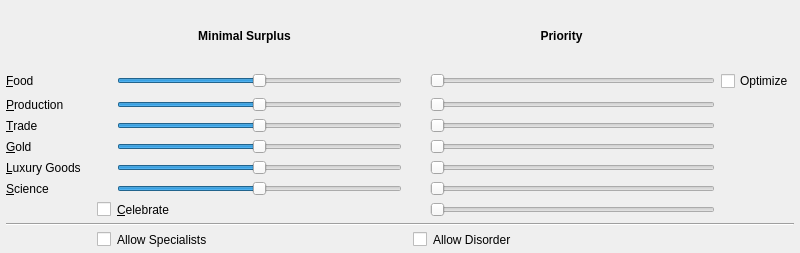
<?xml version="1.0" encoding="UTF-8"?>
<ui version="4.0">
 <class>governor_widget</class>
 <widget class="QWidget" name="governor_widget">
  <property name="geometry">
   <rect>
    <x>0</x>
    <y>0</y>
    <width>800</width>
    <height>253</height>
   </rect>
  </property>
  <layout class="QGridLayout" name="gridLayout" columnminimumwidth="0,24,0,16,0,0">
   <property name="leftMargin">
    <number>6</number>
   </property>
   <property name="topMargin">
    <number>6</number>
   </property>
   <property name="rightMargin">
    <number>6</number>
   </property>
   <property name="bottomMargin">
    <number>6</number>
   </property>
   <item row="4" column="1">
    <widget class="QLabel" name="gold_surplus_label">
     <property name="alignment">
      <set>Qt::AlignRight|Qt::AlignTrailing|Qt::AlignVCenter</set>
     </property>
    </widget>
   </item>
   <item row="5" column="4">
    <widget class="QSlider" name="luxury_goods_priority">
     <property name="maximum">
      <number>25</number>
     </property>
     <property name="pageStep">
      <number>1</number>
     </property>
     <property name="sliderPosition">
      <number>0</number>
     </property>
     <property name="orientation">
      <enum>Qt::Horizontal</enum>
     </property>
    </widget>
   </item>
   <item row="1" column="3">
    <widget class="QLabel" name="food_priority_label">
     <property name="alignment">
      <set>Qt::AlignRight|Qt::AlignTrailing|Qt::AlignVCenter</set>
     </property>
    </widget>
   </item>
   <item row="5" column="3">
    <widget class="QLabel" name="luxury_goods_priority_label">
     <property name="alignment">
      <set>Qt::AlignRight|Qt::AlignTrailing|Qt::AlignVCenter</set>
     </property>
    </widget>
   </item>
   <item row="3" column="4">
    <widget class="QSlider" name="trade_priority">
     <property name="maximum">
      <number>25</number>
     </property>
     <property name="pageStep">
      <number>1</number>
     </property>
     <property name="sliderPosition">
      <number>0</number>
     </property>
     <property name="orientation">
      <enum>Qt::Horizontal</enum>
     </property>
    </widget>
   </item>
   <item row="3" column="0">
    <widget class="QLabel" name="label_3">
     <property name="text">
      <string>&amp;Trade</string>
     </property>
     <property name="buddy">
      <cstring>trade_surplus</cstring>
     </property>
    </widget>
   </item>
   <item row="2" column="1">
    <widget class="QLabel" name="production_surplus_label">
     <property name="alignment">
      <set>Qt::AlignRight|Qt::AlignTrailing|Qt::AlignVCenter</set>
     </property>
    </widget>
   </item>
   <item row="0" column="3" colspan="2">
    <widget class="QLabel" name="label_9">
     <property name="font">
      <font>
       <weight>75</weight>
       <bold>true</bold>
      </font>
     </property>
     <property name="text">
      <string>Priority</string>
     </property>
     <property name="alignment">
      <set>Qt::AlignCenter</set>
     </property>
    </widget>
   </item>
   <item row="1" column="4">
    <widget class="QSlider" name="food_priority">
     <property name="maximum">
      <number>25</number>
     </property>
     <property name="pageStep">
      <number>1</number>
     </property>
     <property name="sliderPosition">
      <number>0</number>
     </property>
     <property name="orientation">
      <enum>Qt::Horizontal</enum>
     </property>
    </widget>
   </item>
   <item row="3" column="3">
    <widget class="QLabel" name="trade_priority_label">
     <property name="alignment">
      <set>Qt::AlignRight|Qt::AlignTrailing|Qt::AlignVCenter</set>
     </property>
    </widget>
   </item>
   <item row="2" column="2">
    <widget class="QSlider" name="production_surplus">
     <property name="minimum">
      <number>-20</number>
     </property>
     <property name="maximum">
      <number>20</number>
     </property>
     <property name="pageStep">
      <number>1</number>
     </property>
     <property name="orientation">
      <enum>Qt::Horizontal</enum>
     </property>
    </widget>
   </item>
   <item row="6" column="4">
    <widget class="QSlider" name="science_priority">
     <property name="maximum">
      <number>25</number>
     </property>
     <property name="pageStep">
      <number>1</number>
     </property>
     <property name="sliderPosition">
      <number>0</number>
     </property>
     <property name="orientation">
      <enum>Qt::Horizontal</enum>
     </property>
    </widget>
   </item>
   <item row="1" column="5">
    <widget class="QCheckBox" name="optimize_growth">
     <property name="text">
      <string>Optimize</string>
     </property>
    </widget>
   </item>
   <item row="6" column="0">
    <widget class="QLabel" name="label_6">
     <property name="text">
      <string>&amp;Science</string>
     </property>
     <property name="buddy">
      <cstring>science_surplus</cstring>
     </property>
    </widget>
   </item>
   <item row="2" column="0">
    <widget class="QLabel" name="label_2">
     <property name="text">
      <string>&amp;Production</string>
     </property>
     <property name="buddy">
      <cstring>production_surplus</cstring>
     </property>
    </widget>
   </item>
   <item row="6" column="1">
    <widget class="QLabel" name="science_surplus_label">
     <property name="alignment">
      <set>Qt::AlignRight|Qt::AlignTrailing|Qt::AlignVCenter</set>
     </property>
    </widget>
   </item>
   <item row="2" column="4">
    <widget class="QSlider" name="production_priority">
     <property name="maximum">
      <number>25</number>
     </property>
     <property name="pageStep">
      <number>1</number>
     </property>
     <property name="sliderPosition">
      <number>0</number>
     </property>
     <property name="orientation">
      <enum>Qt::Horizontal</enum>
     </property>
    </widget>
   </item>
   <item row="1" column="0">
    <widget class="QLabel" name="label">
     <property name="text">
      <string>&amp;Food</string>
     </property>
     <property name="buddy">
      <cstring>food_surplus</cstring>
     </property>
    </widget>
   </item>
   <item row="4" column="0">
    <widget class="QLabel" name="label_4">
     <property name="text">
      <string>&amp;Gold</string>
     </property>
     <property name="buddy">
      <cstring>gold_surplus</cstring>
     </property>
    </widget>
   </item>
   <item row="7" column="4">
    <widget class="QSlider" name="celebrate_priority">
     <property name="maximum">
      <number>25</number>
     </property>
     <property name="pageStep">
      <number>1</number>
     </property>
     <property name="sliderPosition">
      <number>0</number>
     </property>
     <property name="orientation">
      <enum>Qt::Horizontal</enum>
     </property>
    </widget>
   </item>
   <item row="0" column="1" colspan="2">
    <widget class="QLabel" name="label_8">
     <property name="font">
      <font>
       <weight>75</weight>
       <bold>true</bold>
      </font>
     </property>
     <property name="text">
      <string>Minimal Surplus</string>
     </property>
     <property name="alignment">
      <set>Qt::AlignCenter</set>
     </property>
    </widget>
   </item>
   <item row="4" column="4">
    <widget class="QSlider" name="gold_priority">
     <property name="maximum">
      <number>25</number>
     </property>
     <property name="pageStep">
      <number>1</number>
     </property>
     <property name="sliderPosition">
      <number>0</number>
     </property>
     <property name="orientation">
      <enum>Qt::Horizontal</enum>
     </property>
    </widget>
   </item>
   <item row="2" column="3">
    <widget class="QLabel" name="production_priority_label">
     <property name="alignment">
      <set>Qt::AlignRight|Qt::AlignTrailing|Qt::AlignVCenter</set>
     </property>
    </widget>
   </item>
   <item row="4" column="3">
    <widget class="QLabel" name="gold_priority_label">
     <property name="alignment">
      <set>Qt::AlignRight|Qt::AlignTrailing|Qt::AlignVCenter</set>
     </property>
    </widget>
   </item>
   <item row="3" column="2">
    <widget class="QSlider" name="trade_surplus">
     <property name="minimum">
      <number>-20</number>
     </property>
     <property name="maximum">
      <number>20</number>
     </property>
     <property name="pageStep">
      <number>1</number>
     </property>
     <property name="orientation">
      <enum>Qt::Horizontal</enum>
     </property>
    </widget>
   </item>
   <item row="7" column="1" colspan="2">
    <widget class="QCheckBox" name="celebrate_surplus">
     <property name="styleSheet">
      <string notr="true">margin-left: 10px</string>
     </property>
     <property name="text">
      <string>&amp;Celebrate</string>
     </property>
    </widget>
   </item>
   <item row="5" column="2">
    <widget class="QSlider" name="luxury_goods_surplus">
     <property name="minimum">
      <number>-20</number>
     </property>
     <property name="maximum">
      <number>20</number>
     </property>
     <property name="pageStep">
      <number>1</number>
     </property>
     <property name="orientation">
      <enum>Qt::Horizontal</enum>
     </property>
    </widget>
   </item>
   <item row="1" column="1">
    <widget class="QLabel" name="food_surplus_label">
     <property name="alignment">
      <set>Qt::AlignRight|Qt::AlignTrailing|Qt::AlignVCenter</set>
     </property>
    </widget>
   </item>
   <item row="5" column="0">
    <widget class="QLabel" name="label_5">
     <property name="text">
      <string>&amp;Luxury Goods</string>
     </property>
     <property name="buddy">
      <cstring>luxury_goods_surplus</cstring>
     </property>
    </widget>
   </item>
   <item row="7" column="3">
    <widget class="QLabel" name="celebrate_priority_label">
     <property name="alignment">
      <set>Qt::AlignRight|Qt::AlignTrailing|Qt::AlignVCenter</set>
     </property>
    </widget>
   </item>
   <item row="9" column="1" colspan="2">
    <widget class="QCheckBox" name="allow_specialists">
     <property name="styleSheet">
      <string notr="true">margin-left: 10px</string>
     </property>
     <property name="text">
      <string>Allow Specialists</string>
     </property>
    </widget>
   </item>
   <item row="3" column="1">
    <widget class="QLabel" name="trade_surplus_label">
     <property name="alignment">
      <set>Qt::AlignRight|Qt::AlignTrailing|Qt::AlignVCenter</set>
     </property>
    </widget>
   </item>
   <item row="6" column="3">
    <widget class="QLabel" name="science_priority_label">
     <property name="alignment">
      <set>Qt::AlignRight|Qt::AlignTrailing|Qt::AlignVCenter</set>
     </property>
    </widget>
   </item>
   <item row="9" column="3" colspan="2">
    <widget class="QCheckBox" name="allow_disorder">
     <property name="styleSheet">
      <string notr="true">margin-left: 5px</string>
     </property>
     <property name="text">
      <string>Allow Disorder</string>
     </property>
    </widget>
   </item>
   <item row="5" column="1">
    <widget class="QLabel" name="luxury_goods_surplus_label">
     <property name="alignment">
      <set>Qt::AlignRight|Qt::AlignTrailing|Qt::AlignVCenter</set>
     </property>
    </widget>
   </item>
   <item row="8" column="0" colspan="6">
    <widget class="Line" name="line">
     <property name="orientation">
      <enum>Qt::Horizontal</enum>
     </property>
    </widget>
   </item>
   <item row="4" column="2">
    <widget class="QSlider" name="gold_surplus">
     <property name="minimum">
      <number>-20</number>
     </property>
     <property name="maximum">
      <number>20</number>
     </property>
     <property name="pageStep">
      <number>1</number>
     </property>
     <property name="orientation">
      <enum>Qt::Horizontal</enum>
     </property>
    </widget>
   </item>
   <item row="6" column="2">
    <widget class="QSlider" name="science_surplus">
     <property name="minimum">
      <number>-20</number>
     </property>
     <property name="maximum">
      <number>20</number>
     </property>
     <property name="pageStep">
      <number>1</number>
     </property>
     <property name="orientation">
      <enum>Qt::Horizontal</enum>
     </property>
    </widget>
   </item>
   <item row="1" column="2">
    <widget class="QSlider" name="food_surplus">
     <property name="minimum">
      <number>-20</number>
     </property>
     <property name="maximum">
      <number>20</number>
     </property>
     <property name="pageStep">
      <number>1</number>
     </property>
     <property name="orientation">
      <enum>Qt::Horizontal</enum>
     </property>
    </widget>
   </item>
  </layout>
 </widget>
 <tabstops>
  <tabstop>food_surplus</tabstop>
  <tabstop>food_priority</tabstop>
  <tabstop>optimize_growth</tabstop>
  <tabstop>production_surplus</tabstop>
  <tabstop>production_priority</tabstop>
  <tabstop>trade_surplus</tabstop>
  <tabstop>trade_priority</tabstop>
  <tabstop>gold_surplus</tabstop>
  <tabstop>gold_priority</tabstop>
  <tabstop>luxury_goods_surplus</tabstop>
  <tabstop>luxury_goods_priority</tabstop>
  <tabstop>science_surplus</tabstop>
  <tabstop>science_priority</tabstop>
  <tabstop>celebrate_surplus</tabstop>
  <tabstop>celebrate_priority</tabstop>
  <tabstop>allow_specialists</tabstop>
  <tabstop>allow_disorder</tabstop>
 </tabstops>
 <resources/>
 <connections>
  <connection>
   <sender>food_surplus</sender>
   <signal>valueChanged(int)</signal>
   <receiver>food_surplus_label</receiver>
   <slot>setNum(int)</slot>
   <hints>
    <hint type="sourcelabel">
     <x>397</x>
     <y>50</y>
    </hint>
    <hint type="destinationlabel">
     <x>104</x>
     <y>51</y>
    </hint>
   </hints>
  </connection>
  <connection>
   <sender>production_surplus</sender>
   <signal>valueChanged(int)</signal>
   <receiver>production_surplus_label</receiver>
   <slot>setNum(int)</slot>
   <hints>
    <hint type="sourcelabel">
     <x>397</x>
     <y>77</y>
    </hint>
    <hint type="destinationlabel">
     <x>104</x>
     <y>77</y>
    </hint>
   </hints>
  </connection>
  <connection>
   <sender>trade_surplus</sender>
   <signal>valueChanged(int)</signal>
   <receiver>trade_surplus_label</receiver>
   <slot>setNum(int)</slot>
   <hints>
    <hint type="sourcelabel">
     <x>397</x>
     <y>103</y>
    </hint>
    <hint type="destinationlabel">
     <x>104</x>
     <y>103</y>
    </hint>
   </hints>
  </connection>
  <connection>
   <sender>gold_surplus</sender>
   <signal>valueChanged(int)</signal>
   <receiver>gold_surplus_label</receiver>
   <slot>setNum(int)</slot>
   <hints>
    <hint type="sourcelabel">
     <x>397</x>
     <y>129</y>
    </hint>
    <hint type="destinationlabel">
     <x>104</x>
     <y>129</y>
    </hint>
   </hints>
  </connection>
  <connection>
   <sender>luxury_goods_surplus</sender>
   <signal>valueChanged(int)</signal>
   <receiver>luxury_goods_surplus_label</receiver>
   <slot>setNum(int)</slot>
   <hints>
    <hint type="sourcelabel">
     <x>397</x>
     <y>155</y>
    </hint>
    <hint type="destinationlabel">
     <x>104</x>
     <y>155</y>
    </hint>
   </hints>
  </connection>
  <connection>
   <sender>science_surplus</sender>
   <signal>valueChanged(int)</signal>
   <receiver>science_surplus_label</receiver>
   <slot>setNum(int)</slot>
   <hints>
    <hint type="sourcelabel">
     <x>397</x>
     <y>181</y>
    </hint>
    <hint type="destinationlabel">
     <x>104</x>
     <y>181</y>
    </hint>
   </hints>
  </connection>
  <connection>
   <sender>food_priority</sender>
   <signal>valueChanged(int)</signal>
   <receiver>food_priority_label</receiver>
   <slot>setNum(int)</slot>
   <hints>
    <hint type="sourcelabel">
     <x>610</x>
     <y>32</y>
    </hint>
    <hint type="destinationlabel">
     <x>411</x>
     <y>51</y>
    </hint>
   </hints>
  </connection>
  <connection>
   <sender>production_priority</sender>
   <signal>valueChanged(int)</signal>
   <receiver>production_priority_label</receiver>
   <slot>setNum(int)</slot>
   <hints>
    <hint type="sourcelabel">
     <x>588</x>
     <y>59</y>
    </hint>
    <hint type="destinationlabel">
     <x>411</x>
     <y>77</y>
    </hint>
   </hints>
  </connection>
  <connection>
   <sender>trade_priority</sender>
   <signal>valueChanged(int)</signal>
   <receiver>trade_priority_label</receiver>
   <slot>setNum(int)</slot>
   <hints>
    <hint type="sourcelabel">
     <x>588</x>
     <y>103</y>
    </hint>
    <hint type="destinationlabel">
     <x>411</x>
     <y>103</y>
    </hint>
   </hints>
  </connection>
  <connection>
   <sender>gold_priority</sender>
   <signal>valueChanged(int)</signal>
   <receiver>gold_priority_label</receiver>
   <slot>setNum(int)</slot>
   <hints>
    <hint type="sourcelabel">
     <x>576</x>
     <y>119</y>
    </hint>
    <hint type="destinationlabel">
     <x>411</x>
     <y>129</y>
    </hint>
   </hints>
  </connection>
  <connection>
   <sender>luxury_goods_priority</sender>
   <signal>valueChanged(int)</signal>
   <receiver>luxury_goods_priority_label</receiver>
   <slot>setNum(int)</slot>
   <hints>
    <hint type="sourcelabel">
     <x>595</x>
     <y>153</y>
    </hint>
    <hint type="destinationlabel">
     <x>411</x>
     <y>155</y>
    </hint>
   </hints>
  </connection>
  <connection>
   <sender>science_priority</sender>
   <signal>valueChanged(int)</signal>
   <receiver>science_priority_label</receiver>
   <slot>setNum(int)</slot>
   <hints>
    <hint type="sourcelabel">
     <x>590</x>
     <y>176</y>
    </hint>
    <hint type="destinationlabel">
     <x>411</x>
     <y>181</y>
    </hint>
   </hints>
  </connection>
  <connection>
   <sender>celebrate_priority</sender>
   <signal>valueChanged(int)</signal>
   <receiver>celebrate_priority_label</receiver>
   <slot>setNum(int)</slot>
   <hints>
    <hint type="sourcelabel">
     <x>578</x>
     <y>203</y>
    </hint>
    <hint type="destinationlabel">
     <x>411</x>
     <y>209</y>
    </hint>
   </hints>
  </connection>
 </connections>
</ui>
